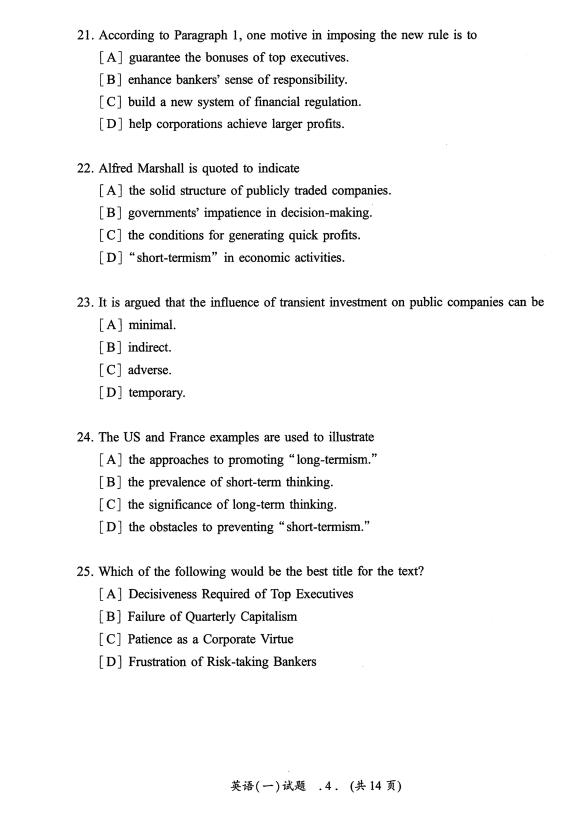
#> input picture library/2019/2019-text1-question.png, 1760 x 2517 px, found by its file name (shown at 1/3 size)
$ python preview-rotate.py ../../library/2019/2019-text1-question.png
#> lines starting #> are read from the running program, lines starting #| are printed output that depends on the picture; after the words box and inside, x2 and y2 are one past the last pixel; in counts of white or black regions, pixels touching at a corner belong together
#!/usr/bin/env python3
# -*- coding: utf-8 -*-
"""
preview-rotate.py · 生成旋转角度对比图
-----------------------------------------------------------------------------
她 2026-10-03 反馈 2019 Text 1/Text 2 题目页"有点歪"，要向右（顺时针）
转一点点。上次我按投影法批量纠偏，方向搞反、幅度也过大，把好图搞坏了。

这次不猜。生成 4 个角度的对比图让她自己挑，pick=None 就不动原图。
角度小到几乎看不出，但足以看出方向对不对。
"""
import os
import sys
from PIL import Image, ImageDraw

ROOT = os.path.dirname(os.path.dirname(os.path.abspath(__file__)))
LIB = os.path.join(ROOT, "library")
OUT = os.path.join(ROOT, ".probe")

# 她 2026-10-03 亲自选定：t1 逆时针 0.5°、t2 逆时针 0.3°
# （上批量自动纠偏被骂了 —— 方向搞反还把好图搞坏，改为只动这两张、角度由她定）
TARGETS = ["2019/2019-text1-question.png", "2019/2019-text2-question.png"]
PICK = {"2019-text1-question.png": -0.5, "2019-text2-question.png": -0.3}
# 正值 = 顺时针（她要的方向：向右转）
ANGLES = [-0.3, -0.5, -0.7, -1.0]


def main():
    # 显式传角度（如 "0.5"）则用它；不传则走 --write 用 PICK 表，或只出对比图
    pick = None
    write = "--write" in sys.argv
    for a in sys.argv[1:]:
        if a == "--write":
            continue
        try:
            pick = float(a)
            break
        except ValueError:
            pass

    if not write and pick is None:
        # 只生成对比图，不改原图
        for rel in TARGETS:
            src = os.path.join(LIB, rel)
            im = Image.open(src)
#> im is the input picture: PIL image 1760x2517 RGB; mean R, G, B 246, 246, 246
            w, h = im.size
#> w = 1760; h = 2517
            # 缩小以便并排展示
            tw = 520
            th = round(h * tw / w)
#> th = 744
            cols = len(ANGLES) + 1
            sheet = Image.new("RGB", (tw * cols, th + 34), (255, 255, 255))
#> sheet: PIL image 2600x778 RGB; every value is 255
            d = ImageDraw.Draw(sheet)
            labels = ["原图"] + [f"顺时针 {a}°" for a in ANGLES]
            for i, (lab, ang) in enumerate(zip(labels, [0] + ANGLES)):
                if ang == 0:
                    tile = im
                else:
                    tile = im.rotate(ang, resample=Image.BICUBIC,
                                     fillcolor=(255, 255, 255), expand=False)
                    # 旋转后边角会白，把内容居中贴回原尺寸
                    tile = _recenter(tile, im)
                sheet.paste(tile.resize((tw, th), Image.LANCZOS), (i * tw, 34))
                d.text((i * tw + 10, 12), lab, fill=(20, 20, 20))
                d.line([(i * tw, 0), (i * tw, 34 + th)], fill=(210, 210, 210))
#> this loop made 5 passes
#> (dy in _recenter, dx in _recenter) on passes 2 to 5: (0, 0), (1, 2), (1, 0), (2, 2)
#> pass 2, in main, `tile = im.rotate(ang, resample=Image.BICUBIC, fillcolor=(255, 255, 255..`:
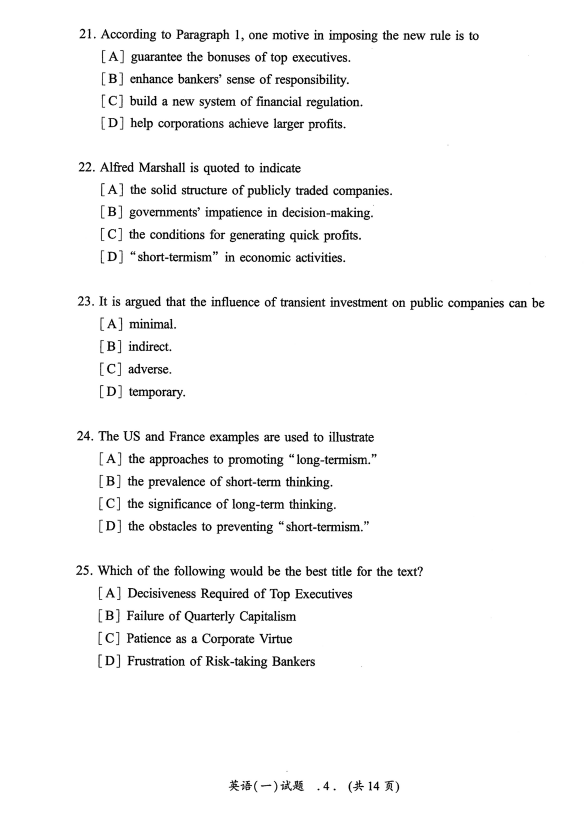
#> tile: PIL image 1760x2517 RGB (shown at 1/3 size); mean R, G, B 246, 246, 246
#> pass 2, in _recenter, `mask = a < 200`:
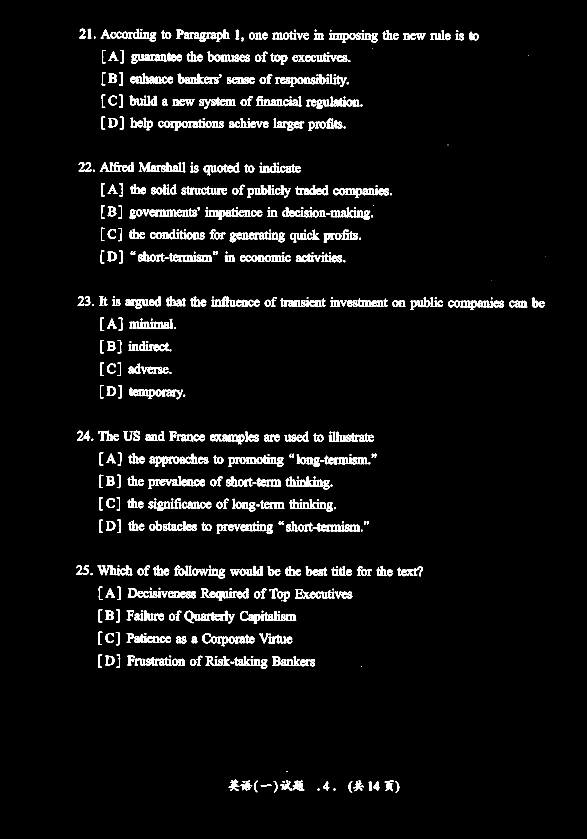
#> mask: shape (2517, 1760) bool (shown at 1/3 size); 4.4% white; 846 white regions (10 under 20 px), largest, box (x1, y1, x2, y2) and area: (889, 1430, 969, 1460) 1029, (703, 1968, 782, 1998) 1018, (899, 1497, 979, 1527) 1013
#> pass 2, in _recenter, `oc = np.array(orig.convert("L")) < 200`:
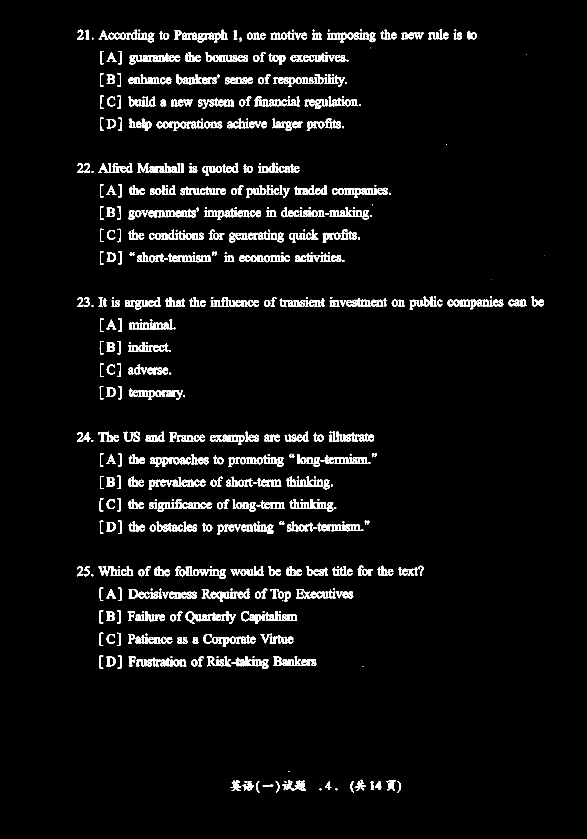
#> oc: shape (2517, 1760) bool (shown at 1/3 size); 4.3% white; 854 white regions (12 under 20 px), largest, box (x1, y1, x2, y2) and area: (386, 967, 490, 988) 1238, (707, 1969, 786, 1999) 1015, (890, 1430, 970, 1460) 1003
#> after the loop:
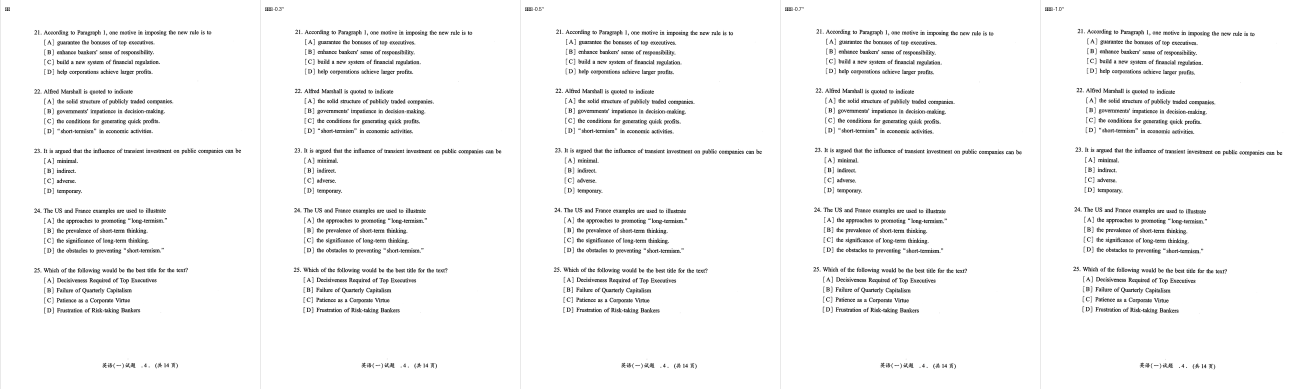
#> sheet: PIL image 2600x778 RGB (shown at 1/2 size); mean R, G, B 245.8, 245.8, 245.8
#> after the loop:
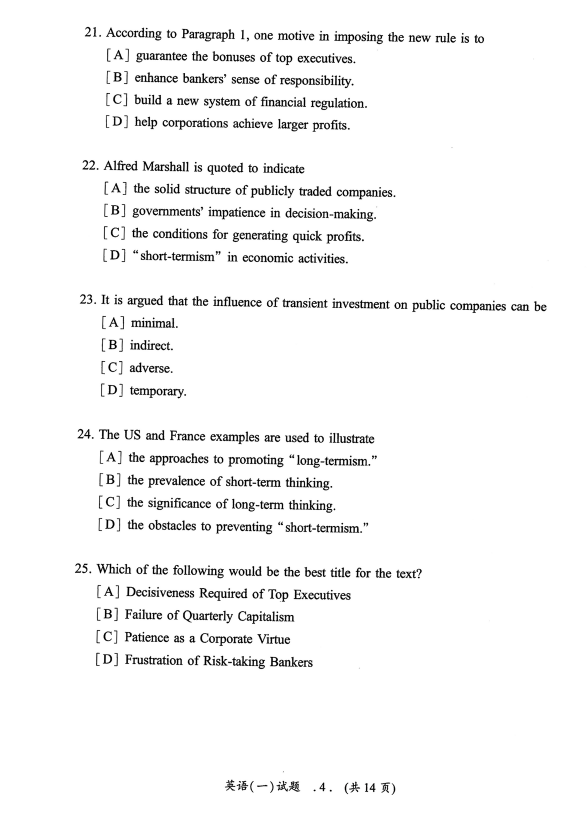
#> tile: PIL image 1760x2517 RGB (shown at 1/3 size); mean R, G, B 246, 246, 246
            name = os.path.basename(rel).replace(".png", "") + "_rotate.png"
            fp = os.path.join(OUT, name)
            sheet.save(fp)
            print("对比图:", fp)
#> pass 2 of the loop in main, `for rel in TARGETS:`:
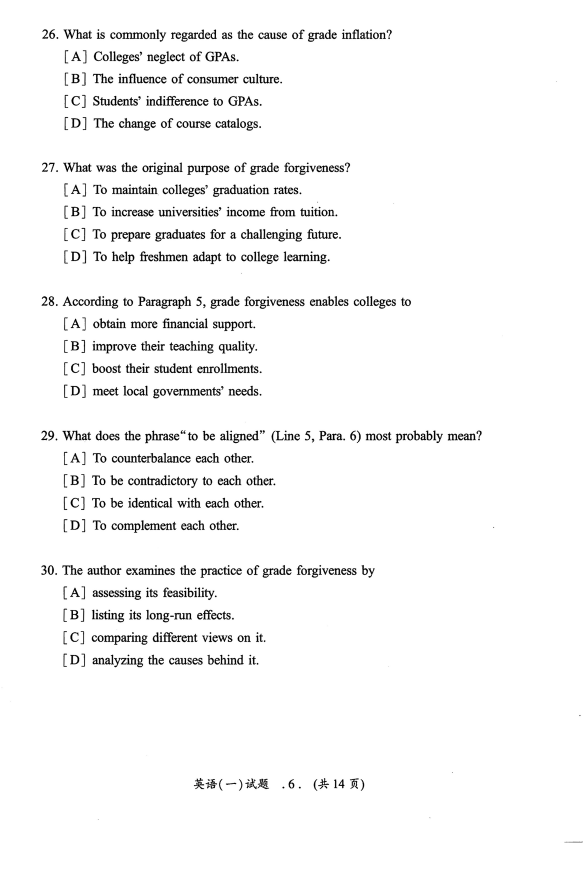
#> input picture library/2019/2019-text2-question.png, 1760 x 2666 px, found by its file name (shown at 1/3 size)
#> in main, im is the input picture: PIL image 1760x2666 RGB; mean R, G, B 246.4, 246.4, 246.4
#> the loop in main, `for i, (lab, ang) in enumerate(zip(labels, [0] + ANGLES)):` made 5 passes
#> (dy in _recenter, dx in _recenter) on passes 2 to 5: (0, 4), (0, 7), (-1, 9), (-1, 14)
#> after the loop in main, `for i, (lab, ang) in enumerate(zip(labels, [0] + ANGLES)):`:
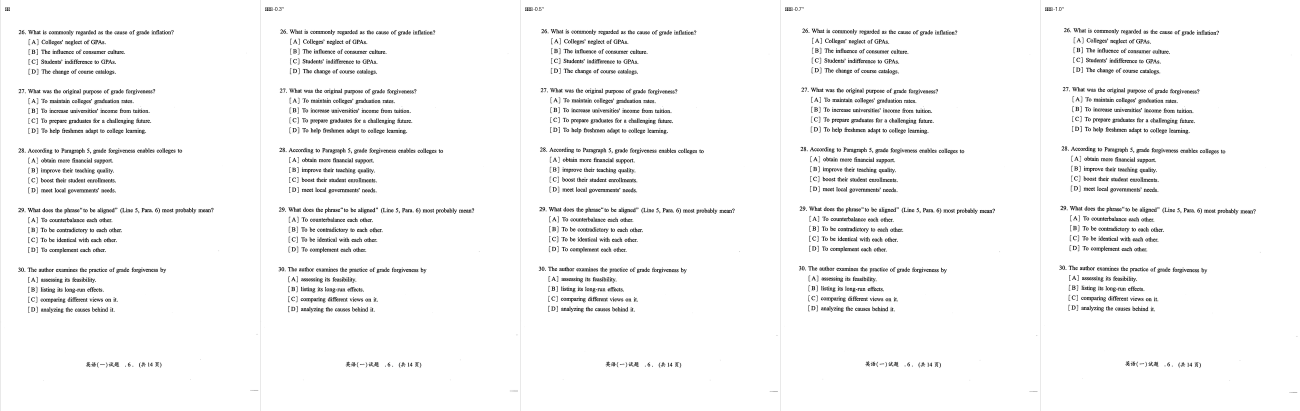
#> sheet: PIL image 2600x822 RGB (shown at 1/2 size); mean R, G, B 246.2, 246.2, 246.2
#> after the loop in main, `for i, (lab, ang) in enumerate(zip(labels, [0] + ANGLES)):`:
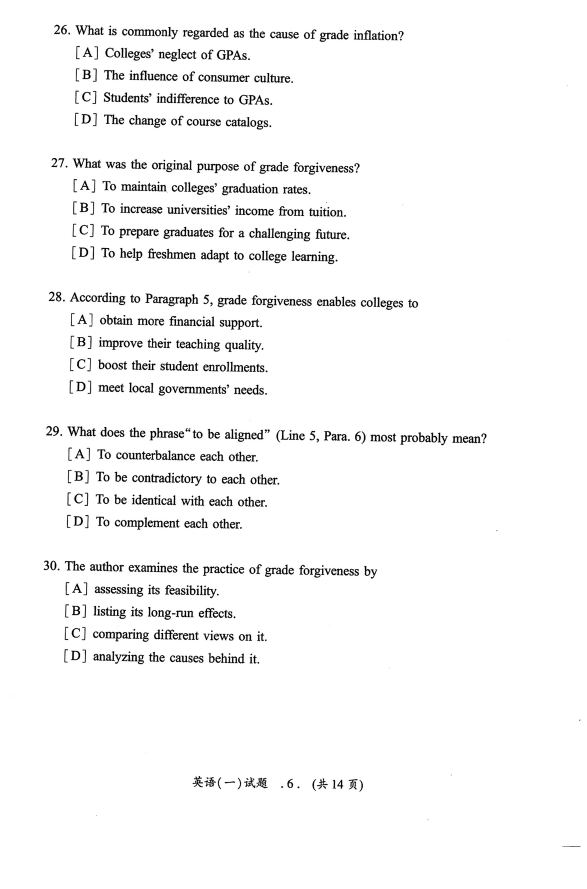
#> tile: PIL image 1760x2666 RGB (shown at 1/3 size); mean R, G, B 246.4, 246.4, 246.4
        print("\n看完告诉我选哪个角度（或说都不对），我再实际写入。")
        return

    # 实际写入：按 PICK 表逐张用各自角度
    for rel in TARGETS:
        name = os.path.basename(rel)
        ang = PICK[name] if pick is None else pick
        src = os.path.join(LIB, rel.replace("/", os.sep))
        im = Image.open(src)
        out = _recenter(im.rotate(ang, resample=Image.BICUBIC,
                                  fillcolor=(255, 255, 255), expand=False), im)
        out.save(src, optimize=True)
        d = "逆时针" if ang < 0 else "顺时针"
        print(f"已{d}旋转 {abs(ang)}°: {rel}")
    print("记得跑 make-imgdata.py 重新打包数据包")


def _recenter(rot, orig):
    """旋转后内容会偏移，把它平移回原来的画布中心，保持纸张尺寸不变。"""
    import numpy as np
    a = np.array(rot.convert("L"))
    mask = a < 200
    if not mask.any():
        return rot
    rows = np.nonzero(mask.any(axis=1))[0]
    cols = np.nonzero(mask.any(axis=0))[0]
    oc = np.array(orig.convert("L")) < 200
    orows = np.nonzero(oc.any(axis=1))[0]
    ocols = np.nonzero(oc.any(axis=0))[0]
    dy = (orows[0] + orows[-1]) // 2 - (rows[0] + rows[-1]) // 2
    dx = (ocols[0] + ocols[-1]) // 2 - (cols[0] + cols[-1]) // 2
    out = Image.new("RGB", orig.size, (255, 255, 255))
    out.paste(rot, (dx, dy))
    return out


if __name__ == "__main__":
    main()
